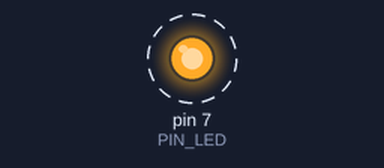
This sketch was run on a simulated Arduino Uno, built with avr-gcc and run on an emulated ATmega328P. Parts: output pins drawn as LEDs (lit = HIGH). Dashed ring = blinking.

Above: at 1.05 s.
Timing chart, 0 to 4.0 s (numbered marks = the images above):
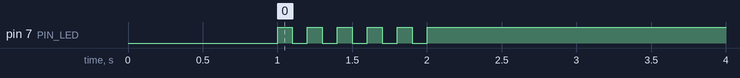

Measured:
- by itself, pin 7 (PIN_LED): alternates HIGH for 0.10 s and LOW for 0.10 s, 11 changes in all, then stays HIGH

The sketch:

05_practice_2.ino
```cpp
#define PIN_LED 7
unsigned int cnt;
unsigned int toggle;

void setup() {
  pinMode(PIN_LED, OUTPUT);
  Serial.begin(115200); // Initialize serial port
  while (!Serial) {
    ;// wait for serial port to connect.
  }
  digitalWrite(PIN_LED, 0);
  delay(1000);
  cnt = 0;
  toggle = 1;
}

void loop() {
  while(cnt < 5) {
    cnt++;
    digitalWrite(PIN_LED, toggle);
    toggle = !toggle;
    delay(100);
    digitalWrite(PIN_LED, toggle);
    toggle = !toggle;
    delay(100);
    if(cnt ==5) {
      break;
    }
  }

  digitalWrite(PIN_LED, 1);
}
```
